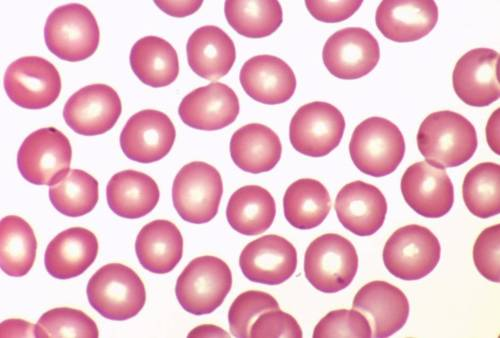
%> input picture ImageProcessing-2/SourceCode/blood-cell/blood.jpg, 500 x 338 px
$ octave kanhucresi.m   (GNU Octave 9; MATLAB toolbox functions it lacks are replaced by stand-ins)
%> lines starting %> are read from the running program, lines starting %| are printed output that depends on the picture; in (x1, y1, x2, y2) boxes, pixels count from 0 and x2, y2 are one past the last pixel; in counts of white or black regions, pixels touching at a corner belong together; the program's own positions count from 1
I = imread('blood.jpg');
%> I is the input picture: size 338x500x3 uint8; mean R, G, B 233.3, 188.6, 201.9
I_gray = rgb2gray(I);
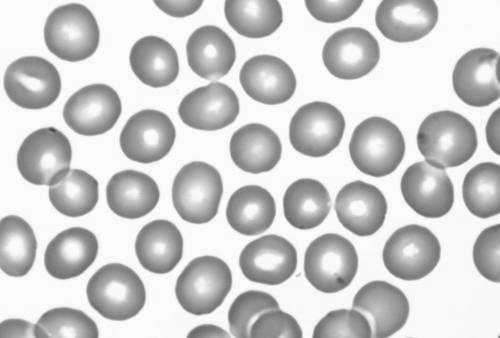
%> I_gray: size 338x500 uint8; min 66, max 255, mean 203.5
level = graythresh(I_gray);
%> level = 0.773

I_bw = im2bw(I_gray,level);
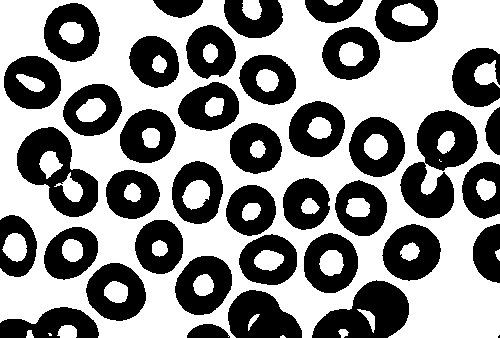
%> I_bw: size 338x500 logical; 56.1% white; 40 black regions (1 under 20 px), largest, box (x1, y1, x2, y2) and area: (400, 110, 478, 218) 4375, (17, 127, 98, 217) 3529, (312, 280, 409, 338) 3437
imshow(I_gray)
I_bw = imcomplement(I_bw);


figure

se = strel('disk',3);
im_er = imerode(I_bw,se);
%> im_er: size 338x500 logical; 32.6% white; 41 white regions, largest, box (x1, y1, x2, y2) and area: (314, 283, 407, 338) 2821, (230, 292, 300, 338) 2110, (419, 112, 476, 168) 1889
imf = imfill(im_er,'hole');
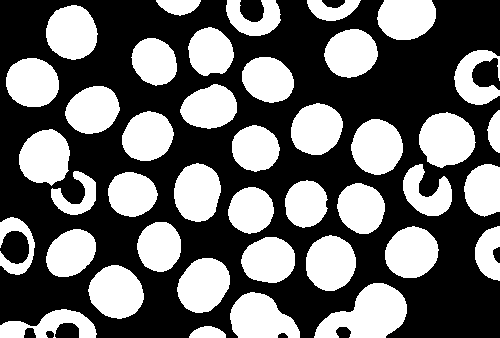
%> imf: size 338x500 logical; 41.7% white; 41 white regions, largest, box (x1, y1, x2, y2) and area: (314, 283, 407, 338) 3131, (419, 112, 476, 168) 2379, (230, 292, 300, 338) 2293
imf_er = imerode(imf,se);
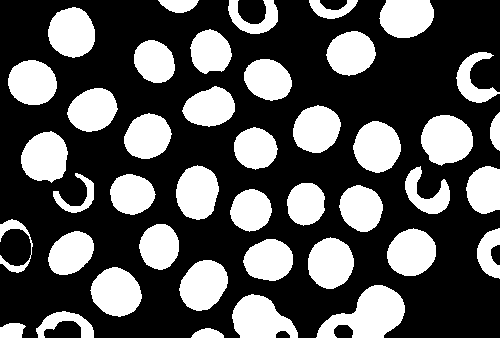
%> imf_er: size 338x500 logical; 33.9% white; 42 white regions, largest, box (x1, y1, x2, y2) and area: (316, 285, 405, 338) 2679, (421, 115, 473, 166) 2009, (232, 294, 298, 338) 1972

im_di = imdilate(imf_er,se);
%> im_di: size 338x500 logical; 41.6% white; 42 white regions, largest, box (x1, y1, x2, y2) and area: (314, 283, 407, 338) 3130, (419, 113, 475, 168) 2375, (230, 292, 300, 338) 2293
im_di = imdilate(im_di,se);
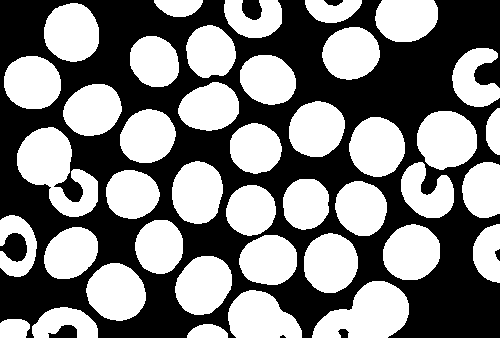
%> im_di: size 338x500 logical; 49.8% white; 41 white regions
cc = bwconncomp(im_di)
%> cc = 41 connected components


[B,L] = bwboundaries(im_di,'noholes');
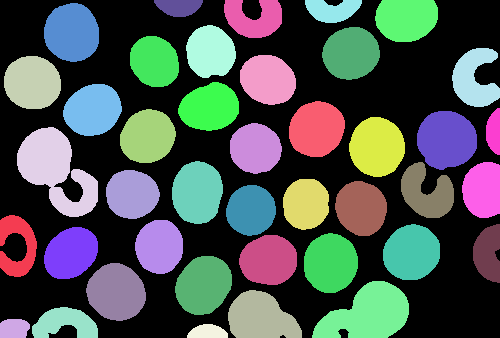
%> L: size 338x500 double; 42 distinct labels, from 0 to 41; one colour per label, 0 black
%> B = 41 boundaries; largest, box (x1, y1, x2, y2) and points: (17, 127, 98, 217) 336, (312, 281, 409, 338) 250, (0, 215, 37, 277) 220, (401, 162, 454, 218) 191, (452, 48, 500, 107) 189

L = bwlabel(im_di);

s = regionprops(L, 'BoundingBox', 'Extrema', 'Centroid');
%> s = 41 regions; largest, box (x1, y1, x2, y2) and Centroid: (17, 127, 98, 217) [56.3 170.9], (312, 281, 409, 338) [368.6 314.7], (228, 290, 302, 338) [261.4 318.3], (417, 111, 477, 170) [447.2 140.3], (86, 263, 146, 321) [116.9 292.8]

boxes = cat(1, s.BoundingBox);
%> boxes = 41 rows, first 8: [0.5 215.5 37 62; 0.5 319.5 30 19; 4.5 56.5 57 53; 17.5 127.5 81 90; 32.5 307.5 66 31; 44.5 3.5 55 59; 44.5 227.5 54 52; 63.5 84.5 59 52]
left_edge = boxes(:,1);
%> left_edge = 41 values from 0.5 to 486.5
[sorted, sort_order] = sort(left_edge);
%> sorted = 41 values from 0.5 to 486.5; sort_order = 41 values from 1 to 41
s2 = s(sort_order);
%> s2 has the same summary as s

%imshow(im_er_di, 'InitialMag', 'fit')
imshow(imf)
hold on
for k = 1:numel(s2)
   centroid = s2(k).Centroid;
   %text(centroid(1), centroid(2), sprintf('%d', k));

   text(centroid(1),centroid(2),sprintf('%d', k),'FontWeight','bold','EdgeColor',[1 0 0],'Color',[0.8471 0.1608 0]);

end
%> this loop made 41 passes
%> centroid on passes 1 to 12: [18 246.4], [14.7 329.2], [32.97 83.26], [56.27 170.9], [65.58 323.9], [72.42 33.24], [71.47 253.7], [93.39 110.6], [116.9 292.8], [132.6 194.8], [148.3 137.1], [155 62.19]
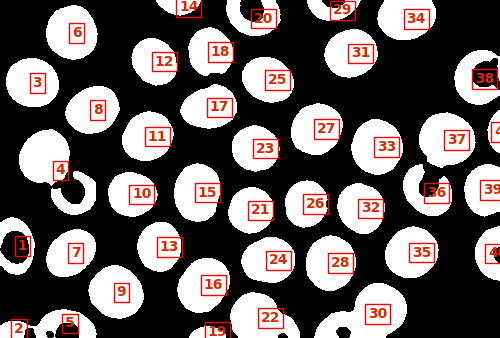
%> figure redrawn from the program's plot data
hold off
